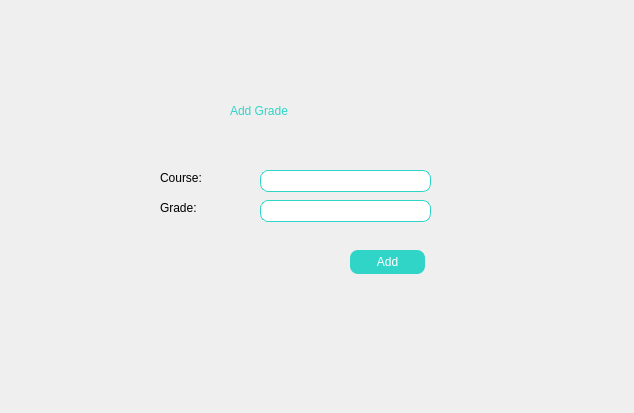
<?xml version="1.0" encoding="UTF-8"?>
<ui version="4.0">
 <class>addgradewindow</class>
 <widget class="QWidget" name="addgradewindow">
  <property name="geometry">
   <rect>
    <x>0</x>
    <y>0</y>
    <width>634</width>
    <height>413</height>
   </rect>
  </property>
  <property name="windowTitle">
   <string>Form</string>
  </property>
  <widget class="QLabel" name="addgradelabel">
   <property name="geometry">
    <rect>
     <x>230</x>
     <y>100</y>
     <width>151</width>
     <height>21</height>
    </rect>
   </property>
   <property name="styleSheet">
    <string notr="true">font:14pt &quot;Arial Rounded MT&quot;;
color: rgb(48, 213, 200);</string>
   </property>
   <property name="text">
    <string>Add Grade</string>
   </property>
  </widget>
  <widget class="QLabel" name="courseLabel">
   <property name="geometry">
    <rect>
     <x>160</x>
     <y>170</y>
     <width>81</width>
     <height>16</height>
    </rect>
   </property>
   <property name="styleSheet">
    <string notr="true">font: 10pt &quot;Arial&quot;;
color:black;</string>
   </property>
   <property name="text">
    <string>Course:</string>
   </property>
  </widget>
  <widget class="QLabel" name="gradeLabel">
   <property name="geometry">
    <rect>
     <x>160</x>
     <y>200</y>
     <width>49</width>
     <height>16</height>
    </rect>
   </property>
   <property name="styleSheet">
    <string notr="true">font: 10pt &quot;Arial&quot;;
color:black;</string>
   </property>
   <property name="text">
    <string>Grade:</string>
   </property>
  </widget>
  <widget class="QLineEdit" name="courseInput">
   <property name="geometry">
    <rect>
     <x>260</x>
     <y>170</y>
     <width>171</width>
     <height>22</height>
    </rect>
   </property>
   <property name="styleSheet">
    <string notr="true">
   border: 1px solid rgb(48, 213, 200);
background-color: rgb(255, 255, 255);
   border-radius: 8px;       
</string>
   </property>
  </widget>
  <widget class="QLineEdit" name="gradeInput">
   <property name="geometry">
    <rect>
     <x>260</x>
     <y>200</y>
     <width>171</width>
     <height>22</height>
    </rect>
   </property>
   <property name="styleSheet">
    <string notr="true">
   border: 1px solid rgb(48, 213, 200);
background-color: rgb(255, 255, 255);
   border-radius: 8px;       
</string>
   </property>
  </widget>
  <widget class="QPushButton" name="pushButton">
   <property name="geometry">
    <rect>
     <x>350</x>
     <y>250</y>
     <width>75</width>
     <height>24</height>
    </rect>
   </property>
   <property name="styleSheet">
    <string notr="true">background-color: rgb(48, 213, 200);
color: white;
border-radius: 8px</string>
   </property>
   <property name="text">
    <string>Add</string>
   </property>
  </widget>
 </widget>
 <resources/>
 <connections/>
</ui>
